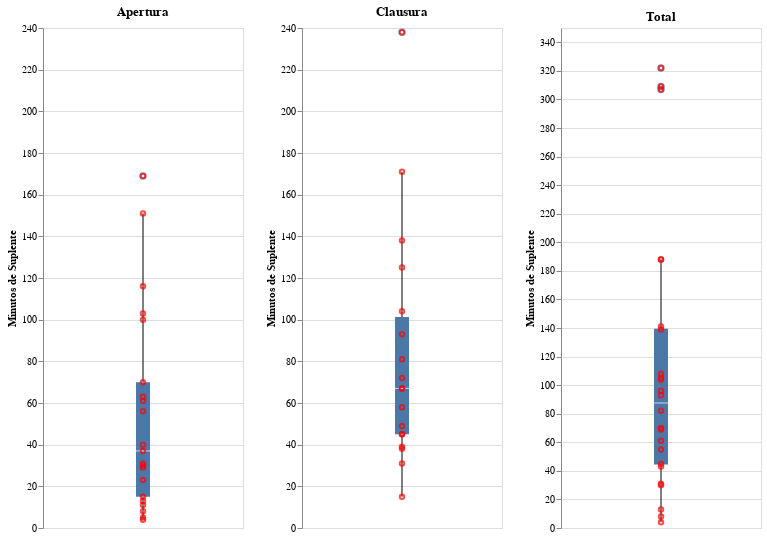

The code cell stored with this chart in its notebook:
### Code cell
#3 Minutos jugados como Suplente
df_apertura1= duckdb.sql('SELECT "Jugador","Suplente","Minutos de Suplente" FROM df_apertura WHERE "Suplente">0').to_df()
df_clausura1=duckdb.sql('SELECT "Jugador","Suplente","Minutos de Suplente" FROM df_clausura WHERE "Suplente">0').to_df()
df_total1=duckdb.sql('SELECT "Jugador","Suplente","Minutos de Suplente" FROM df_total WHERE "Suplente">0').to_df()

def boxplot1(data, titulo):  # MINUTOS DE SUPLENTE/SUPLENTE
    a = 0
    if data['Minutos de Suplente'].max() >= 300:
        b = 350
    else:
        b = 240

    # Crear la selección para filtrar por jugador con un menú desplegable

    # Gráfico de puntos con el filtro
    points = alt.Chart(data).mark_point(size=20,color='red').encode(
        alt.Y('Minutos de Suplente', scale=alt.Scale(domain=[a, b])),
        tooltip=[alt.Tooltip('Jugador'), alt.Tooltip('Minutos de Suplente'), alt.Tooltip('Suplente')],
    ).properties(
        width=200,
        height=500
    ).interactive()  # Hacer que el gráfico sea interactivo

    # Gráfico de boxplot
    boxplot = alt.Chart(data).mark_boxplot().encode(
        alt.Y('Minutos de Suplente', scale=alt.Scale(domain=[a, b])),
    ).properties(
        width=200,
        height=500,
        title=titulo
    )

    combined_chart = boxplot + points
    return combined_chart

grafico_apertura=boxplot1(df_apertura1,'Apertura')
grafico_clausura=boxplot1(df_clausura1,'Clausura')
grafico_total=boxplot1(df_total1,'Total')

grafico5=grafico_apertura|grafico_clausura|grafico_total
grafico5

### Figure 1 — Vega-Lite specification as saved in the notebook (floating-point values rounded to 4 significant figures)
{"config": {"view": {"continuousWidth": 300, "continuousHeight": 300}}, "hconcat": [{"layer": [{"mark": {"type": "boxplot"}, "encoding": {"y": {"field": "Minutos de Suplente", "scale": {"domain": [0, 240]}, "type": "quantitative"}}, "title": "Apertura"}, {"mark": {"type": "point", "color": "red", "size": 20}, "encoding": {"tooltip": [{"field": "Jugador", "type": "nominal"}, {"field": "Minutos de Suplente", "type": "quantitative"}, {"field": "Suplente", "type": "quantitative"}], "y": {"field": "Minutos de Suplente", "scale": {"domain": [0, 240]}, "type": "quantitative"}}, "name": "view_134"}], "data": {"name": "data-33c932d7f3e6fbb4e872d36e5f82bf2e"}, "height": 500, "width": 200}, {"layer": [{"mark": {"type": "boxplot"}, "encoding": {"y": {"field": "Minutos de Suplente", "scale": {"domain": [0, 240]}, "type": "quantitative"}}, "title": "Clausura"}, {"mark": {"type": "point", "color": "red", "size": 20}, "encoding": {"tooltip": [{"field": "Jugador", "type": "nominal"}, {"field": "Minutos de Suplente", "type": "quantitative"}, {"field": "Suplente", "type": "quantitative"}], "y": {"field": "Minutos de Suplente", "scale": {"domain": [0, 240]}, "type": "quantitative"}}, "name": "view_135"}], "data": {"name": "data-7209a6e4e27f05ffed333411ebca7cb6"}, "height": 500, "width": 200}, {"layer": [{"mark": {"type": "boxplot"}, "encoding": {"y": {"field": "Minutos de Suplente", "scale": {"domain": [0, 350]}, "type": "quantitative"}}, "title": "Total"}, {"mark": {"type": "point", "color": "red", "size": 20}, "encoding": {"tooltip": [{"field": "Jugador", "type": "nominal"}, {"field": "Minutos de Suplente", "type": "quantitative"}, {"field": "Suplente", "type": "quantitative"}], "y": {"field": "Minutos de Suplente", "scale": {"domain": [0, 350]}, "type": "quantitative"}}, "name": "view_136"}], "data": {"name": "data-3a0a10536b59e3ee4df987e85e520460"}, "height": 500, "width": 200}], "params": [{"name": "param_161", "select": {"type": "interval", "encodings": ["x", "y"]}, "bind": "scales", "views": ["view_134"]}, {"name": "param_162", "select": {"type": "interval", "encodings": ["x", "y"]}, "bind": "scales", "views": ["view_135"]}, {"name": "param_163", "select": {"type": "interval", "encodings": ["x", "y"]}, "bind": "scales", "views": ["view_136"]}], "$schema": "https://vega.github.io/schema/vega-lite/v5.20.1.json", "datasets": {"data-33c932d7f3e6fbb4e872d36e5f82bf2e": [{"Jugador": "Stuckrath. Leonel", "Suplente": 1, "Minutos de Suplente": 8}, {"Jugador": "Gutman. Ivan", "Suplente": 1, "Minutos de Suplente": 30}, {"Jugador": "Sucari. Santiago", "Suplente": 4, "Minutos de Suplente": 116}, {"Jugador": "Belfiore. Matias", "Suplente": 1, "Minutos de Suplente": 4}, {"Jugador": "Braun. Manuel", "Suplente": 1, "Minutos de Suplente": 15}, {"Jugador": "Maleh. Joan", "Suplente": 3, "Minutos de Suplente": 61}, {"Jugador": "Gauna. Tomas", "Suplente": 1, "Minutos de Suplente": 5}, {"Jugador": "Saroka. Federico", "Suplente": 3, "Minutos de Suplente": 100}, {"Jugador": "Tolcachier. Ian", "Suplente": 3, "Minutos de Suplente": 40}, {"Jugador": "Spolski. Jack", "Suplente": 1, "Minutos de Suplente": 13}, {"Jugador": "Schvarzman. Hernan", "Suplente": 1, "Minutos de Suplente": 29}, {"Jugador": "Lief. Mateo", "Suplente": 7, "Minutos de Suplente": 151}, {"Jugador": "Mamed. Pedro", "Suplente": 4, "Minutos de Suplente": 56}, {"Jugador": "Schmitt. Benjamin", "Suplente": 2, "Minutos de Suplente": 63}, {"Jugador": "Suaya. Valentino", "Suplente": 5, "Minutos de Suplente": 169}, {"Jugador": "Libenson. Andres", "Suplente": 1, "Minutos de Suplente": 31}, {"Jugador": "Szvalb. Federico", "Suplente": 5, "Minutos de Suplente": 103}, {"Jugador": "Regueira. Joaquin", "Suplente": 2, "Minutos de Suplente": 70}, {"Jugador": "Salmun. Gonzalo", "Suplente": 4, "Minutos de Suplente": 37}, {"Jugador": "Baldoma. Matias", "Suplente": 1, "Minutos de Suplente": 23}, {"Jugador": "Brunfman. Ariel", "Suplente": 1, "Minutos de Suplente": 11}], "data-7209a6e4e27f05ffed333411ebca7cb6": [{"Jugador": "Sucari. Santiago", "Suplente": 2, "Minutos de Suplente": 72}, {"Jugador": "Bergman. Julian", "Suplente": 1, "Minutos de Suplente": 45}, {"Jugador": "Braun. Manuel", "Suplente": 3, "Minutos de Suplente": 67}, {"Jugador": "Gauna. Tomas", "Suplente": 3, "Minutos de Suplente": 38}, {"Jugador": "Schor. Diego", "Suplente": 1, "Minutos de Suplente": 31}, {"Jugador": "Saroka. Federico", "Suplente": 2, "Minutos de Suplente": 39}, {"Jugador": "Tolcachier. Ian", "Suplente": 2, "Minutos de Suplente": 15}, {"Jugador": "Schvarzman. Hernan", "Suplente": 3, "Minutos de Suplente": 67}, {"Jugador": "Lief. Mateo", "Suplente": 6, "Minutos de Suplente": 171}, {"Jugador": "Mamed. Pedro", "Suplente": 1, "Minutos de Suplente": 49}, {"Jugador": "Schmitt. Benjamin", "Suplente": 1, "Minutos de Suplente": 45}, {"Jugador": "Suaya. Valentino", "Suplente": 4, "Minutos de Suplente": 138}, {"Jugador": "Libenson. Andres", "Suplente": 4, "Minutos de Suplente": 125}, {"Jugador": "Szvalb. Federico", "Suplente": 9, "Minutos de Suplente": 238}, {"Jugador": "Salmun. Gonzalo", "Suplente": 6, "Minutos de Suplente": 104}, {"Jugador": "Baldoma. Matias", "Suplente": 3, "Minutos de Suplente": 81}, {"Jugador": "Brunfman. Ariel", "Suplente": 2, "Minutos de Suplente": 58}, {"Jugador": "Mamed. Lukas", "Suplente": 5, "Minutos de Suplente": 93}], "data-3a0a10536b59e3ee4df987e85e520460": [{"Jugador": "Stuckrath. Leonel", "Suplente": 1, "Minutos de Suplente": 8}, {"Jugador": "Gutman. Ivan", "Suplente": 1, "Minutos de Suplente": 30}, {"Jugador": "Sucari. Santiago", "Suplente": 6, "Minutos de Suplente": 188}, {"Jugador": "Belfiore. Matias", "Suplente": 1, "Minutos de Suplente": 4}, {"Jugador": "Braun. Manuel", "Suplente": 4, "Minutos de Suplente": 82}, {"Jugador": "Maleh. Joan", "Suplente": 3, "Minutos de Suplente": 61}, {"Jugador": "Gauna. Tomas", "Suplente": 4, "Minutos de Suplente": 43}, {"Jugador": "Schor. Diego", "Suplente": 1, "Minutos de Suplente": 31}, {"Jugador": "Saroka. Federico", "Suplente": 5, "Minutos de Suplente": 139}, {"Jugador": "Tolcachier. Ian", "Suplente": 5, "Minutos de Suplente": 55}, {"Jugador": "Spolski. Jack", "Suplente": 1, "Minutos de Suplente": 13}, {"Jugador": "Schvarzman. Hernan", "Suplente": 4, "Minutos de Suplente": 96}, {"Jugador": "Lief. Mateo", "Suplente": 13, "Minutos de Suplente": 322}, {"Jugador": "Mamed. Pedro", "Suplente": 5, "Minutos de Suplente": 105}, {"Jugador": "Schmitt. Benjamin", "Suplente": 3, "Minutos de Suplente": 108}, {"Jugador": "Suaya. Valentino", "Suplente": 9, "Minutos de Suplente": 307}, {"Jugador": "Libenson. Andres", "Suplente": 5, "Minutos de Suplente": 188}, {"Jugador": "Szvalb. Federico", "Suplente": 14, "Minutos de Suplente": 309}, {"Jugador": "Regueira. Joaquin", "Suplente": 2, "Minutos de Suplente": 70}, {"Jugador": "Salmun. Gonzalo", "Suplente": 10, "Minutos de Suplente": 141}, {"Jugador": "Baldoma. Matias", "Suplente": 4, "Minutos de Suplente": 104}, {"Jugador": "Brunfman. Ariel", "Suplente": 3, "Minutos de Suplente": 69}, {"Jugador": "Mamed. Lukas", "Suplente": 5, "Minutos de Suplente": 93}, {"Jugador": "Bergman. Julian", "Suplente": 1, "Minutos de Suplente": 45}]}}
